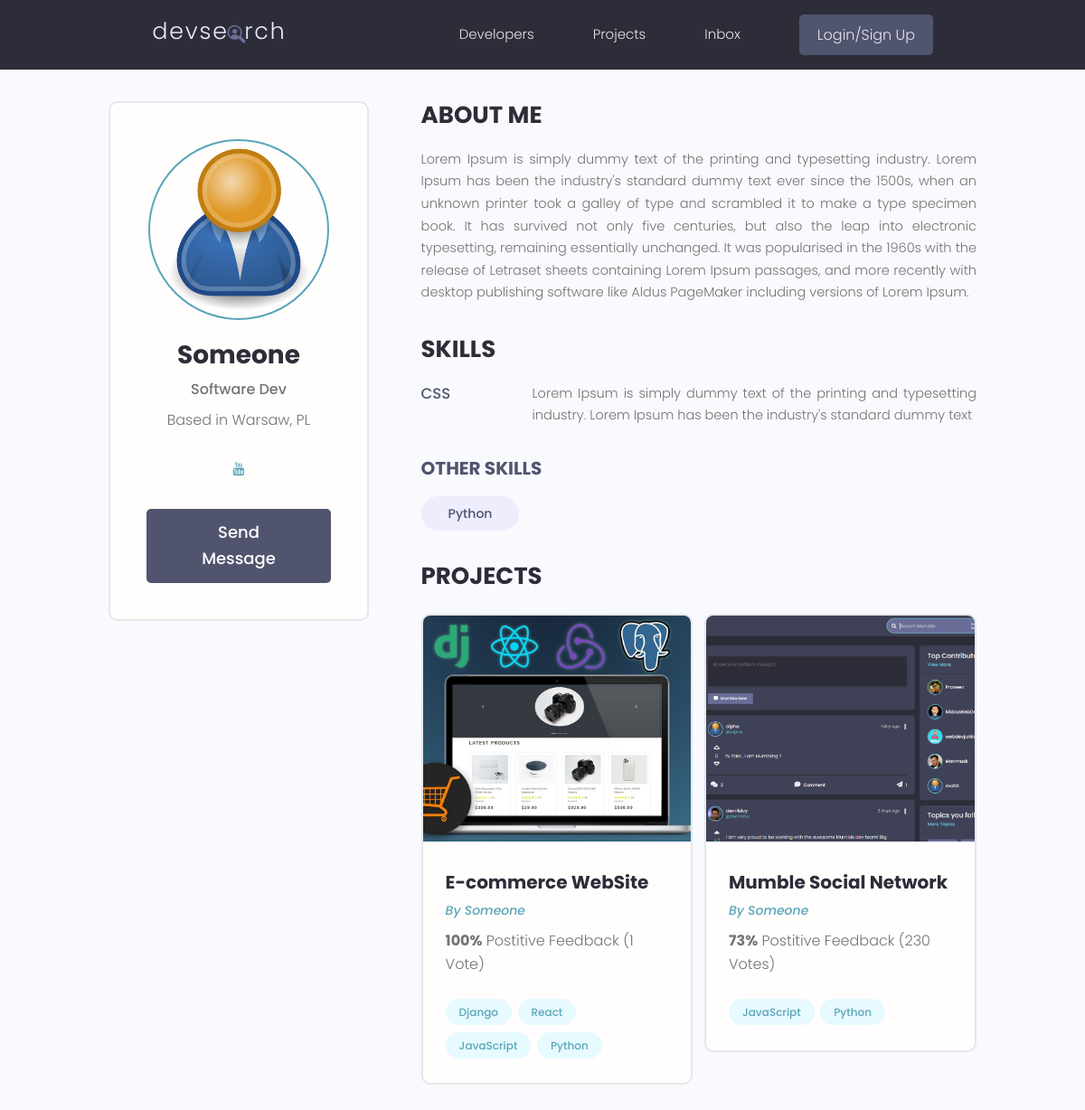
Screenshot of /profile/d7ade490-9cc2-42d6-b0a0-75660961b686/ with the database file from the repository.
### users/models.py (models this page shows, shortened)
class Profile(models.Model):
    user = models.OneToOneField(User, on_delete=models.CASCADE, null=True, blank=True)
    name = models.CharField(max_length=200, blank=True, null=True)
    email = models.EmailField(max_length=500, blank=True, null=True)
    username = models.CharField(max_length=200, blank=True, null=True)
    location = models.CharField(max_length=200, blank=True, null=True)
    short_intro = models.CharField(max_length=500, blank=True, null=True)
    bio = models.TextField(blank=True, null=True)
    profile_image = models.ImageField(null=True, blank=True,
                                      upload_to='profiles/', default='profiles/user-default.png')
    social_github = models.CharField(max_length=200, blank=True, null=True)
    social_twitter = models.CharField(max_length=200, blank=True, null=True)
    social_linkedin = models.CharField(max_length=200, blank=True, null=True)
    social_youtube = models.CharField(max_length=200, blank=True, null=True)
    social_website = models.CharField(max_length=200, blank=True, null=True)
    id = models.UUIDField(default=uuid.uuid4, unique=True,
                          primary_key=True, editable=False)

class Skill(models.Model):
    owner = models.ForeignKey(Profile, on_delete=models.CASCADE,
                              null=True, blank=True)
    name = models.CharField(max_length=200, blank=True, null=True)
    description = models.TextField(null=True, blank=True)
    id = models.UUIDField(default=uuid.uuid4, unique=True,
                          primary_key=True, editable=False)

### projects/models.py (models this page shows, shortened)
class Project(models.Model): # by default autogenerate id(int - start with 1)
    owner = models.ForeignKey(Profile, null=True, blank=True,
                              on_delete=models.SET_NULL)
    title = models.CharField(max_length=200)
    description = models.TextField(null=True, blank=True)
    featured_image = models.ImageField(null=True, blank=True, default='default.jpeg')
    demo_link = models.CharField(max_length=2000, null=True, blank=True)
    source_link = models.CharField(max_length=2000, null=True, blank=True)
    tags = models.ManyToManyField('Tag', blank=True)
    vote_total = models.IntegerField(default=0, null=True, blank=True)
    vote_ratio = models.IntegerField(default=0, null=True, blank=True)
    created = models.DateTimeField(auto_now_add=True)
    id = models.UUIDField(default=uuid.uuid4, unique=True,
                          primary_key=True, editable=False)
    class Meta:
        ordering = ['created']

class Tag(models.Model):
    name = models.CharField(max_length=200)
    created = models.DateTimeField(auto_now_add=True)
    id = models.UUIDField(default=uuid.uuid4, unique=True,
                          primary_key=True, editable=False)
    def __str__(self):
        return self.name

### users/views.py (the view)
# urls.py: path('profile/<str:pk>/', views.userProfile, name='user-profile'),
def userProfile(request, pk):
    profile = Profile.objects.get(id=pk)
    topSkills = profile.skill_set.exclude(description__exact='')
    otherSkills = profile.skill_set.filter(description__exact='')
    context = {'profile' : profile, 'topSkills' : topSkills, 'otherSkills' : otherSkills}
    return render(request, 'users/user_profile.html', context)

### users/templates/users/user_profile.html (shortened to what this page needs)
{% extends 'main.html' %}
{% block content %}
  <main class="profile my-md">
    <div class="container">
      <div class="layout">
        <div class="column column--1of3">
          <div class="card text-center">
            <div class="card__body dev">
              <img class="avatar avatar--xl" src="{{ profile.profile_image.url }}" />
              <h2 class="dev__name">{{ profile.name }}</h2>
              <p class="dev__title">{{ profile.short_intro }}</p>
              <p class="dev__location">Based in {{ profile.location }}</p>
              <ul class="dev__social">
                {% if profile.social_youtube %}
                <li>
                  <a title="Youtube" href="{{ profile.social_website }" target="_blank"><i class="fa fa-youtube"></i></a>
                </li>
                {% endif %}
              </ul>
              <a href="#" class="btn btn--sub btn--lg">Send Message </a>
            </div>
          </div>
        </div>
        <div class="column column--2of3">
          <div class="devInfo">
            <h3 class="devInfo__title">About Me</h3>
            <p class="devInfo__about">
              {{ profile.bio }}
            </p>
          </div>
          <div class="devInfo">
            <h3 class="devInfo__title">Skills</h3>
            <div class="devInfo__skills">
              {% for skill in topSkills %}
              <div class="devSkill">
                <h4 class="devSkill__title">{{skill.name}}</h4>
                <p class="devSkill__info">
                  {{skill.description}}
                </p>
              </div>
              {% endfor %}
              <h3 class="devInfo__subtitle">Other Skills</h3>
              <div class="devInfo__otherSkills">
                {% for skill in otherSkills %}
                <span class="tag tag--pill tag--sub tag--lg">
                  <small>{{ skill.name }}</small>
                </span>
                {% endfor %}
              </div>
            </div>
          </div>
          <div class="devInfo">
            <h3 class="devInfo__title">Projects</h3>
            <div class="grid grid--two">
              {% for project in profile.project_set.all %}
              <div class="column">
                <div class="card project">
                  <a href="{% url 'project' project.id %}" class="project">
                    <img class="project__thumbnail" src="{{ project.featured_image.url }}" alt="project thumbnail" />
                    <div class="card__body">
                      <h3 class="project__title">{{ project.title }}</h3>
                      <p><a class="project__author" href="{% url 'user-profile' project.owner.id %}">By {{ project.owner.name }}</a></p>
                      <p class="project--rating">
                        <span style="font-weight: bold;">{{ project.vote_ratio }}%</span> Postitive
                        Feedback ({{ project.vote_total }} Vote{{ project.vote_total|pluralize:'s' }})
                      </p>
                      <div class="project__tags">
                        {% for tag in project.tags.all %}
                        <span class="tag tag--pill tag--main">
                          <small>{{ tag }}</small>
                        </span>
                        {% endfor %}
                      </div>
                    </div>
                  </a>
                </div>
              </div>
              {% endfor %}
            </div>
          </div>
        </div>
      </div>
    </div>
  </main>
{% endblock content %}

### static/styles/app.css (style rules this page uses)
:root { --color-sub: #2d2d39; }
.btn--sub { background-color: var(--color-sub-light); }
.card { border: 2px solid var(--color-light); }
img { width: 100%; }
.profile .card > .dev { padding: 4rem; }
.dev__name { color: var(--color-sub); font-size: 2.8rem; font-weight: 700; margin-top: 1rem; margin-bottom: 0.5rem; }
.dev__title { font-size: 1.6rem; font-weight: 500; line-height: 1.3; }
.dev__location { margin-top: 1rem; }
.dev__social { margin: 3rem 0; list-style: none; display: flex; justify-content: center; gap: 1.5rem; }
.devInfo { margin-bottom: 3rem; }
.devInfo__title, .devInfo__subtitle { font-size: 2.6rem; color: var(--color-sub); text-transform: uppercase; font-weight: 700; margin-bottom: 1.5rem; }
.devInfo__subtitle { font-size: 2rem; color: var(--color-sub-light); }
.devInfo__about, .devSkill__info { font-size: 1.45rem; line-height: 1.7; text-align: justify; }
.devSkill { margin-bottom: 3rem; }
.devSkill__title { font-size: 1.65rem; font-weight: 500; color: var(--color-sub-light); }
@media screen and (min-width: 700px) { .devSkill { display: flex; justify-content: space-between; gap: 3rem; } }
@media screen and (min-width: 700px) { .devSkill__info { flex-basis: 80%; } }
.project__author { font-size: 1.4rem; font-style: italic; }
.project--rating { margin-bottom: 1.6em; margin-top: .5em; }
.project__thumbnail { height: 25rem; object-fit: cover; object-position: top center; }
.project__title { font-size: 2rem; font-weight: 700; color: var(--color-sub); }

### static/uikit/styles/modules/_variables.css (style rules this page uses)
:root { --color-main: #5aa5b9; --color-main-light: #e6faff; --color-sub: #3f4156; --color-sub-light: #51546e; --color-sub-lighter: #ededfd; --color-text: #737373; --color-gray: #8b8b8b; --color-light: #e5e7eb; --color-light-gray: #767676; --color-bg: #f8fafd; --color-white: #fffefd; --color-white-light: #f3f3f3; --color-success: #359e64; --color-success-bg: #def8e8; --color-error: #fc4b0b; --color-error-bg: #fff2ee; --font-base: 'Poppins', arial, helvetica, 'Segoe UI', roboto, ubuntu, sans-serif; --font-monospace: 'Fira Code', 'Courier New', courier, monospace; --font-regular: 300; --font-medium: 500; --font-bold: 700; --generic-shadow: 1px 1px 5px #00000010; --generic-transition: all 0.3s ease-in-out; }

### static/uikit/styles/modules/_base.css (style rules this page uses)
* { margin: 0; padding: 0; box-sizing: border-box; text-rendering: optimizeLegibility; color: inherit; font-size: inherit; }
html { font-size: 50%; }
@media only screen and (min-width: 480px) { html { font-size: 56.25%; } }
@media only screen and (min-width: 1200px) { html { font-size: 62.5%; } }
body { line-height: 1.6; font-weight: 400; font-size: 1.5rem; color: var(--color-text); background-color: var(--color-bg); min-height: 100vh; }

### static/uikit/styles/modules/_typography.css (style rules this page uses)
* { font-family: var(--font-base); }
h2 { font-size: 3.6rem; font-weight: var(--font-bold); }
h3 { font-size: 3.2rem; font-weight: var(--font-medium); }
h4 { font-size: 2.8rem; font-weight: var(--font-medium); }
p, span, strong { font-size: 1.6rem; color: var(--color-text); font-weight: var(--font-regular); }
a { padding-bottom: 2px; text-decoration: none; display: inline-block; color: var(--color-main); font-weight: var(--font-medium); }

### static/uikit/styles/modules/_utilities.css (style rules this page uses)
.container { width: 92%; max-width: 165rem; margin: 0 auto; box-sizing: border-box; }
@media screen and (min-width: 1000px) { .container { width: 90%; } }
@media screen and (min-width: 1200px) { .container { width: 80%; } }
.text-center { text-align: center; }
.my-md { margin: 3rem auto; }

### static/uikit/styles/modules/_avatar.css (style rules this page uses)
.avatar { border-radius: 50%; border: 2px solid var(--color-main); object-fit: cover; }
.avatar--xl { height: 20rem; width: 20rem; }

### static/uikit/styles/modules/_button.css (style rules this page uses)
.btn { display: inline-block; position: relative; cursor: pointer; background-color: var(--color-light); font-weight: var(--font-medium); color: var(--color-sub); text-decoration: none; padding: 1rem 2rem; border-radius: 0.5rem; border: none; width: -webkit-fit-content; width: -moz-fit-content; width: fit-content; height: -webkit-fit-content; height: -moz-fit-content; height: fit-content; font-size: 1.6rem; outline-width: 0; outline-color: transparent; -webkit-backface-visibility: hidden; backface-visibility: hidden; transition: all 0.3s ease-in-out; }
.btn--sub { background-color: var(--color-sub); color: var(--color-white); }
.btn--lg { font-size: 1.8rem; padding: 1.2rem 4.5rem; }

### static/uikit/styles/modules/_card.css (style rules this page uses)
.card { border-radius: 1rem; background-color: var(--color-white); border: 1.5px solid var(--color-light); width: auto; height: auto; margin-top: 0.5rem; margin-bottom: 0.5rem; overflow: hidden; }
.card__body, .card__header { padding: 2rem 2.5rem; }

### rows the page displays
Profile: profile_image (placeholder picture), name "Someone", short_intro "Software Dev", location "Warsaw, PL", bio "Lorem Ipsum is simply dummy text of the printing and typesetting industry. Lorem Ipsum has been the industry's standard dummy text ever since the 1500s, when an unknown printer took a galley of type and scrambled it to make a type specimen book. It has survived not only five centuries, but also the leap into electronic typesetting, remaining essentially unchanged. It was popularised in the 1960s with the release of Letraset sheets containing Lorem Ipsum passages, and more recently with desktop publishing software like Aldus PageMaker including versions of Lorem Ipsum."
Skill: name "CSS", description "Lorem Ipsum is simply dummy text of the printing and typesetting industry. Lorem Ipsum has been the industry's standard dummy text"
Skill: name "Python"
Project: featured_image (picture), title "E-commerce WebSite", owner.name "Someone", vote_ratio "100", vote_total "1"
Tag: name "Django"
Tag: name "React"
Tag: name "JavaScript"
Tag: name "Python"
Project: featured_image (picture), title "Mumble Social Network", owner.name "Someone", vote_ratio "73", vote_total "230"
